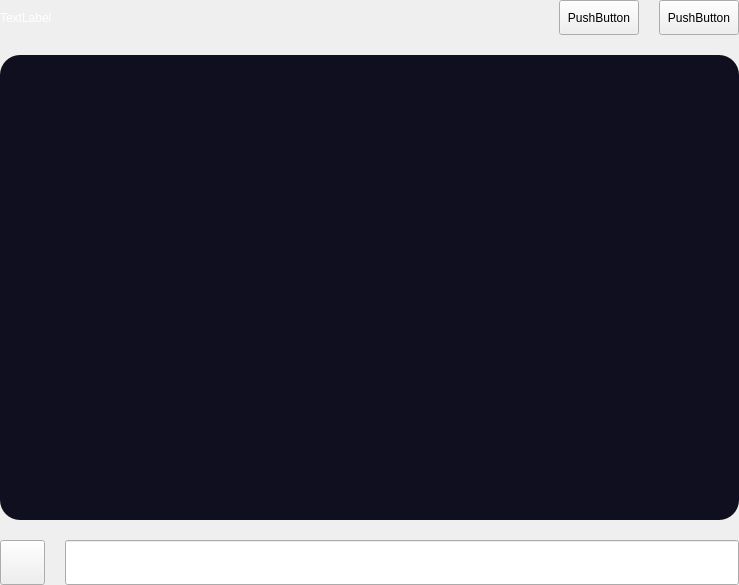
<?xml version="1.0" encoding="UTF-8"?>
<ui version="4.0">
 <class>SettingsConsoleWidget</class>
 <widget class="QWidget" name="SettingsConsoleWidget">
  <property name="geometry">
   <rect>
    <x>0</x>
    <y>0</y>
    <width>739</width>
    <height>585</height>
   </rect>
  </property>
  <property name="windowTitle">
   <string>Form</string>
  </property>
  <layout class="QVBoxLayout" name="verticalLayout">
   <property name="spacing">
    <number>0</number>
   </property>
   <property name="leftMargin">
    <number>0</number>
   </property>
   <property name="topMargin">
    <number>0</number>
   </property>
   <property name="rightMargin">
    <number>0</number>
   </property>
   <property name="bottomMargin">
    <number>0</number>
   </property>
   <item>
    <widget class="QWidget" name="left" native="true">
     <layout class="QVBoxLayout" name="verticalLayout_3">
      <property name="leftMargin">
       <number>0</number>
      </property>
      <property name="topMargin">
       <number>0</number>
      </property>
      <property name="rightMargin">
       <number>0</number>
      </property>
      <property name="bottomMargin">
       <number>0</number>
      </property>
      <item>
       <layout class="QVBoxLayout" name="verticalLayout_2">
        <property name="spacing">
         <number>0</number>
        </property>
        <item>
         <layout class="QHBoxLayout" name="horizontalLayout_3">
          <property name="spacing">
           <number>20</number>
          </property>
          <item>
           <widget class="QLabel" name="labelTitle">
            <property name="styleSheet">
             <string notr="true">color:white;</string>
            </property>
            <property name="text">
             <string>TextLabel</string>
            </property>
           </widget>
          </item>
          <item>
           <spacer name="horizontalSpacer">
            <property name="orientation">
             <enum>Qt::Horizontal</enum>
            </property>
            <property name="sizeHint" stdset="0">
             <size>
              <width>40</width>
              <height>20</height>
             </size>
            </property>
           </spacer>
          </item>
          <item>
           <widget class="QPushButton" name="pushButtonOpenDebug">
            <property name="minimumSize">
             <size>
              <width>0</width>
              <height>35</height>
             </size>
            </property>
            <property name="text">
             <string>PushButton</string>
            </property>
           </widget>
          </item>
          <item>
           <widget class="QPushButton" name="pushButtonCommandOptions">
            <property name="minimumSize">
             <size>
              <width>0</width>
              <height>35</height>
             </size>
            </property>
            <property name="maximumSize">
             <size>
              <width>16777215</width>
              <height>35</height>
             </size>
            </property>
            <property name="text">
             <string>PushButton</string>
            </property>
           </widget>
          </item>
         </layout>
        </item>
        <item>
         <spacer name="verticalSpacer_2">
          <property name="orientation">
           <enum>Qt::Vertical</enum>
          </property>
          <property name="sizeType">
           <enum>QSizePolicy::Fixed</enum>
          </property>
          <property name="sizeHint" stdset="0">
           <size>
            <width>20</width>
            <height>20</height>
           </size>
          </property>
         </spacer>
        </item>
        <item>
         <widget class="QWidget" name="consoleWidget" native="true">
          <property name="minimumSize">
           <size>
            <width>0</width>
            <height>300</height>
           </size>
          </property>
          <property name="styleSheet">
           <string notr="true"> background-color: #0f0f1f;
border-radius: 20px;</string>
          </property>
          <layout class="QVBoxLayout" name="verticalLayout_4">
           <item>
            <widget class="QTextEdit" name="messagesWidget">
             <property name="styleSheet">
              <string notr="true">background: transparent;</string>
             </property>
            </widget>
           </item>
          </layout>
         </widget>
        </item>
        <item>
         <spacer name="verticalSpacer">
          <property name="orientation">
           <enum>Qt::Vertical</enum>
          </property>
          <property name="sizeType">
           <enum>QSizePolicy::Fixed</enum>
          </property>
          <property name="sizeHint" stdset="0">
           <size>
            <width>20</width>
            <height>20</height>
           </size>
          </property>
         </spacer>
        </item>
        <item>
         <layout class="QHBoxLayout" name="horizontalLayout_7">
          <property name="spacing">
           <number>0</number>
          </property>
          <item>
           <widget class="QPushButton" name="pushButton">
            <property name="minimumSize">
             <size>
              <width>45</width>
              <height>45</height>
             </size>
            </property>
            <property name="maximumSize">
             <size>
              <width>45</width>
              <height>45</height>
             </size>
            </property>
            <property name="text">
             <string/>
            </property>
           </widget>
          </item>
          <item>
           <spacer name="horizontalSpacer_5">
            <property name="orientation">
             <enum>Qt::Horizontal</enum>
            </property>
            <property name="sizeType">
             <enum>QSizePolicy::Fixed</enum>
            </property>
            <property name="sizeHint" stdset="0">
             <size>
              <width>20</width>
              <height>20</height>
             </size>
            </property>
           </spacer>
          </item>
          <item>
           <widget class="QLineEdit" name="lineEdit">
            <property name="minimumSize">
             <size>
              <width>0</width>
              <height>45</height>
             </size>
            </property>
            <property name="maximumSize">
             <size>
              <width>16777215</width>
              <height>45</height>
             </size>
            </property>
           </widget>
          </item>
         </layout>
        </item>
       </layout>
      </item>
     </layout>
    </widget>
   </item>
  </layout>
 </widget>
 <resources/>
 <connections/>
</ui>
